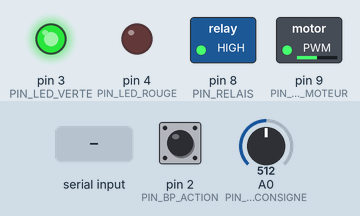
Recording of a sketch running on a simulated Arduino Nano, built with avr-gcc and run on an emulated ATmega328P. Shown: switched loads named in the sketch (green lamp = pin HIGH), output pins drawn as LEDs (lit = HIGH). Dashed ring = blinking. Inputs (shaded band) come from the test bench; at power-on: A0 (PIN_POT_CONSIGNE) = 512, pin 2 (PIN_BP_ACTION) HIGH. What the sketch prints to the serial monitor is not drawn.

Above: at 1.2 s.
1.3 s: A0 (PIN_POT_CONSIGNE) set to 66
At 2.5 s:
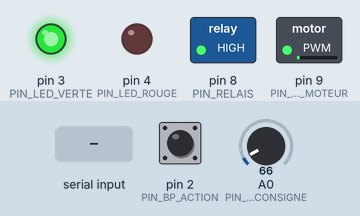
2.8 s: A0 (PIN_POT_CONSIGNE) set to 55
At 4.2 s:
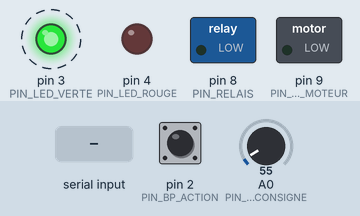
5.8 s: "A\n" received over Serial
At 5.94 s:
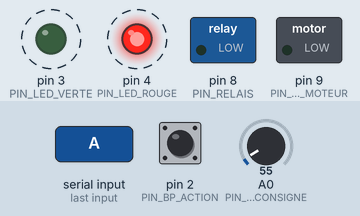
8.8 s: byte 83 ('S') received over Serial
At 9.0 s:
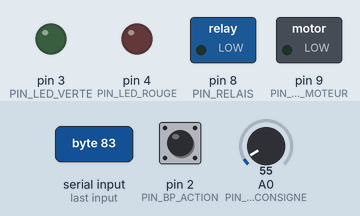
11.8 s: A0 (PIN_POT_CONSIGNE) set to 147
14.8 s: A0 (PIN_POT_CONSIGNE) set to 163
At 15.4 s:
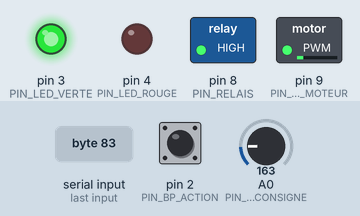
Timing chart, 0 to 17.3 s (numbered marks = the images above; inputs shaded):
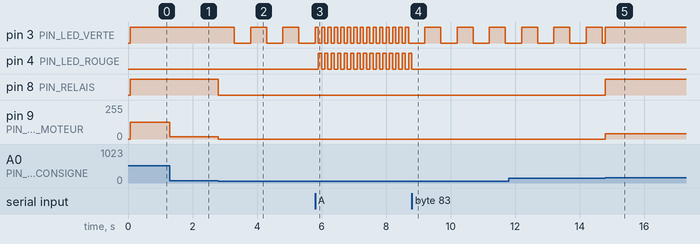

Measured:
- the behaviour switches between 62 and 61 on A0 (PIN_POT_CONSIGNE) (found by bisection; images 1 and 2)
- the behaviour switches between 153 and 154 on A0 (PIN_POT_CONSIGNE) (found by bisection; images 4 and 5)
- after the input at 1.3 s, pin 9 (PIN_PWM_MOTEUR): 127/255 → 16/255 at once
- after the input at 2.8 s, pin 3 (PIN_LED_VERTE): alternates HIGH for 0.50 s and LOW for 0.50 s, starting after 0.50 s; pin 8 (PIN_RELAIS): HIGH → LOW at once; pin 9 (PIN_PWM_MOTEUR): 16/255 → 0/255 at once
- after the input at 5.8 s, pin 3 (PIN_LED_VERTE), pin 4 (PIN_LED_ROUGE): alternates HIGH for 0.10 s and LOW for 0.10 s, starting after 0.10 s
- after the input at 8.8 s, pin 3 (PIN_LED_VERTE): alternates HIGH for 0.50 s and LOW for 0.50 s, starting after 0.40 s; pin 4 (PIN_LED_ROUGE): goes on until 8.8 s, then stays LOW
- after the input at 14.8 s, pin 8 (PIN_RELAIS): LOW → HIGH at once; pin 9 (PIN_PWM_MOTEUR): 0/255 → 40/255 at once

The sketch:

sketch_nano_synthese_complete.ino
```cpp
// ==============================================================================
// TP 9 : PICO-TO-NANO — Du MicroPython au Langage C Embarqué sur Arduino Nano
// Cible   : Arduino Nano v3 (ATmega328P — 16 MHz — Logique 5 V)
// Fichier : sketch_nano_synthese_complete.ino (CORRIGÉ ENSEIGNANT COMPLET)
//
// CONCEPTS MIS EN ŒUVRE :
// 1. Typage statique strict (<stdint.h> : uint8_t, int16_t, uint32_t) & sizeof()
// 2. Structures de contrôle (if/else, switch/case, for, while, do/while)
// 3. Fonctions avec typage de retour et passage par référence (&)
// 4. Machine à États Finis (FSM) énumérée (enum class) & multitâche millis()
// 5. Communication série bidirectionnelle formatée (HEX, BIN, DEC) & parsing
// ==============================================================================

#include <Arduino.h>

// --- AFFECTATION DES BROCHES ARDUINO NANO (BROCHAGE MATÉRIEL) ---
const uint8_t PIN_BP_ACTION   = 2;   // Entrée Bouton Poussoir (D2 / INT0 avec INPUT_PULLUP)
const uint8_t PIN_LED_VERTE   = 3;   // Sortie PWM / Témoin système prêt (D3)
const uint8_t PIN_LED_ROUGE   = 4;   // Sortie Tout-Ou-Rien / Alarme (D4)
const uint8_t PIN_RELAIS      = 8;   // Commande Relais Grove de puissance (D8)
const uint8_t PIN_PWM_MOTEUR  = 9;   // Sortie PWM Timer 1 hacheur TIP31C (D9 : 490 Hz)
const uint8_t PIN_POT_CONSIGNE = A0; // Entrée analogique CAN 10 bits (A0 : 0 à 1023)

// --- 1. DÉFINITION DE LA MACHINE À ÉTATS FINIS (FSM) EN C ÉNUMÉRÉ ---
enum class EtatSysteme : uint8_t {
    ARRET_SECURITE = 0,   // Moteur coupé, Relais ouvert, LED Rouge fixe
    VEILLE_ATTENTE = 1,   // Prêt, Relais ouvert, LED Verte clignotante lente
    MARCHE_ACTIVE  = 2,   // Relais fermé, PWM proportionnelle au potentiomètre
    ALARME_BLOCAGE = 3    // Défaut thermique / sabotage : clignotement rapide
};

// --- 2. VARIABLES GLOBALES AVEC TYPAGE STRICT & GESTION DU TEMPS ---
EtatSysteme etatCourant = EtatSysteme::VEILLE_ATTENTE;

uint32_t dateDerniereMesureMs = 0;   // uint32_t obligatoire pour stocker millis() !
uint32_t dateDernierClignotMs  = 0;
uint16_t compteurCycles        = 0;
uint8_t  consignePwmPct        = 0;   // 0 à 100 %

bool etatLedVerte = false;
bool demandeArretUrgence = false;

// --- 3. FONCTIONS UTILITAIRES : CALCUL DE LA RAM LIBRE (SRAM 2048 OCTETS) ---
int16_t calculerRamLibre() {
    extern int __heap_start, *__brkval;
    int v;
    return (int16_t) (&v - (__brkval == 0 ? (int) &__heap_start : (int) __brkval));
}

// --- 4. FONCTION AVEC RETOUR TYPÉ & PASSAGE DE PARAMÈTRE PAR RÉFÉRENCE (&) ---
// Note : en C, passer par référence '&' permet de modifier la variable d'origine
// sans allouer de mémoire supplémentaire, contrairement au passage par valeur !
float lireConsigneAnalogique(uint16_t &codeCanBrut, float tensionReference = 5.0f) {
    codeCanBrut = analogRead(PIN_POT_CONSIGNE); // CAN 10 bits : 0 à 1023
    float tensionVolts = (codeCanBrut / 1023.0f) * tensionReference;
    return tensionVolts; // Valeur renvoyée typée float (4 octets sur AVR)
}

// --- 5. ROUTINE D'INTERRUPTION MATÉRIELLE (ISR) SUR BOUTON D2 ---
void isrBoutonUrgence() {
    // Bouton câblé vers GND : front descendant = appui
    demandeArretUrgence = true;
}

// --- 6. PARSING DE COMMANDES SÉRIE SANS OBJET String (ÉCONOMIE SRAM) ---
void traiterCommandesSerie() {
    while (Serial.available() > 0) {
        char cmd = (char)Serial.read();

        switch (cmd) {
            case 'M': // Ordre de Marche
            case 'm':
                if (etatCourant == EtatSysteme::VEILLE_ATTENTE) {
                    etatCourant = EtatSysteme::MARCHE_ACTIVE;
                    Serial.println(F(">> [COMMANDE SÉRIE] Passage en mode MARCHE"));
                }
                break;

            case 'S': // Ordre de Stop / Arrêt
            case 's':
                etatCourant = EtatSysteme::VEILLE_ATTENTE;
                analogWrite(PIN_PWM_MOTEUR, 0);
                digitalWrite(PIN_RELAIS, LOW);
                Serial.println(F(">> [COMMANDE SÉRIE] Passage en mode VEILLE"));
                break;

            case 'A': // Déclenchement alarme de test
            case 'a':
                etatCourant = EtatSysteme::ALARME_BLOCAGE;
                analogWrite(PIN_PWM_MOTEUR, 0);
                digitalWrite(PIN_RELAIS, LOW);
                Serial.println(F(">> [COMMANDE SÉRIE] 🚨 ALARME MANUELLE DÉCLENCHÉE !"));
                break;

            case 'R': // Réarmement
            case 'r':
                etatCourant = EtatSysteme::VEILLE_ATTENTE;
                demandeArretUrgence = false;
                Serial.println(F(">> [COMMANDE SÉRIE] 🟢 Système réarmé avec succès"));
                break;

            case '?': // Rapport d'inspection mémoire
                Serial.println(F("--- BILAN MÉMOIRE ATmega328P ---"));
                Serial.print(F("SRAM Libre restante : "));
                Serial.print(calculerRamLibre());
                Serial.println(F(" octets sur 2048"));
                break;

            default:
                // Ignorer les retours chariots '\r' et sauts de ligne '\n'
                if (cmd != '\r' && cmd != '\n') {
                    Serial.print(F("Commande inconnue : '"));
                    Serial.print(cmd);
                    Serial.println(F("' (Tapez M, S, A, R ou ?)"));
                }
                break;
        }
    }
}

// ==============================================================================
// INITIALISATION DU SYSTÈME (setup) — ÉQUIVALENT AU CODE DE DÉMARRAGE PYTHON
// ==============================================================================
void setup() {
    // 1. Initialisation de la communication série à 115200 bauds
    Serial.begin(115200);
    while (!Serial && millis() < 3000); // Attente connexion moniteur série

    // 2. Configuration des entrées/sorties numériques
    pinMode(PIN_BP_ACTION, INPUT_PULLUP); // Résistance de tirage interne 20-50 kΩ
    pinMode(PIN_LED_VERTE, OUTPUT);
    pinMode(PIN_LED_ROUGE, OUTPUT);
    pinMode(PIN_RELAIS, OUTPUT);
    pinMode(PIN_PWM_MOTEUR, OUTPUT);

    // États de repos sécurisés
    digitalWrite(PIN_LED_VERTE, LOW);
    digitalWrite(PIN_LED_ROUGE, LOW);
    digitalWrite(PIN_RELAIS, LOW);
    analogWrite(PIN_PWM_MOTEUR, 0);

    // 3. Attachement de l'interruption externe INT0 (broche D2)
    attachInterrupt(digitalPinToInterrupt(PIN_BP_ACTION), isrBoutonUrgence, FALLING);

    // 4. Bannière d'accueil et diagnostic de démarrage
    Serial.println(F("=================================================================="));
    Serial.println(F("  TP 9 : PICO-TO-NANO — INITIATION AU LANGAGE C EMBARQUÉ"));
    Serial.println(F("  Architecture 8 bits AVR (ATmega328P — 16 MHz — Logique 5 V)"));
    Serial.println(F("=================================================================="));

    // Démonstration sizeof() des types primitifs
    Serial.println(F("TAILLES DES TYPES SUR CETTE ARCHITECTURE 8 BITS (sizeof) :"));
    Serial.print(F("  sizeof(bool)          = ")); Serial.print(sizeof(bool));          Serial.println(F(" octet"));
    Serial.print(F("  sizeof(char/uint8_t)  = ")); Serial.print(sizeof(uint8_t));       Serial.println(F(" octet  [0 .. 255]"));
    Serial.print(F("  sizeof(int/int16_t)   = ")); Serial.print(sizeof(int));           Serial.println(F(" octets [-32768 .. +32767] (SUR PICO = 4 !)"));
    Serial.print(F("  sizeof(long/uint32_t) = ")); Serial.print(sizeof(uint32_t));      Serial.println(F(" octets (requis pour millis)"));
    Serial.print(F("  sizeof(float)         = ")); Serial.print(sizeof(float));         Serial.println(F(" octets (simple précision IEEE 754)"));
    Serial.print(F("  sizeof(double)        = ")); Serial.print(sizeof(double));        Serial.println(F(" octets (SUR AVR DOUBLE = FLOAT = 4 OCTETS !)"));
    Serial.println(F("------------------------------------------------------------------"));
    Serial.println(F("Commandes console : M (Marche) | S (Stop) | A (Alarme) | R (Réarm) | ?"));
    Serial.println(F("=================================================================="));
}

// ==============================================================================
// BOUCLE PRINCIPALE PERPÉTUELLE (loop) — ÉQUIVALENT DU while True: EN PYTHON
// ==============================================================================
void loop() {
    uint32_t tempsActuelMs = millis();

    // --- 1. GESTION DES DEMANDES PRIORITAIRES DE L'ISR ---
    if (demandeArretUrgence && etatCourant != EtatSysteme::ARRET_SECURITE) {
        etatCourant = EtatSysteme::ARRET_SECURITE;
        analogWrite(PIN_PWM_MOTEUR, 0);
        digitalWrite(PIN_RELAIS, LOW);
        Serial.println(F("🚨 [ISR MATÉRIELLE] ARRÊT D'URGENCE COUP-DE-POING DÉCLENCHÉ !"));
    }

    // --- 2. TRAITEMENT DES ORDRES SUR LA CONSOLE SÉRIE ---
    traiterCommandesSerie();

    // --- 3. EXÉCUTION DE LA MACHINE À ÉTATS FINIS (FSM) ---
    uint16_t codeCan = 0;
    float tensionPot = lireConsigneAnalogique(codeCan); // Passage par référence de codeCan !

    switch (etatCourant) {
        case EtatSysteme::ARRET_SECURITE:
            digitalWrite(PIN_LED_ROUGE, HIGH);
            digitalWrite(PIN_LED_VERTE, LOW);
            digitalWrite(PIN_RELAIS, LOW);
            analogWrite(PIN_PWM_MOTEUR, 0);
            consignePwmPct = 0;
            // Réarmement possible par frappe de 'R' sur la console ou double appui
            break;

        case EtatSysteme::VEILLE_ATTENTE:
            digitalWrite(PIN_LED_ROUGE, LOW);
            digitalWrite(PIN_RELAIS, LOW);
            analogWrite(PIN_PWM_MOTEUR, 0);
            consignePwmPct = 0;

            // Clignotement lent de la LED verte (période 1000 ms -> bascule toutes les 500 ms)
            if (tempsActuelMs - dateDernierClignotMs >= 500) {
                dateDernierClignotMs = tempsActuelMs;
                etatLedVerte = !etatLedVerte;
                digitalWrite(PIN_LED_VERTE, etatLedVerte ? HIGH : LOW);
            }

            // Transition automatique en MARCHE si potentiomètre > 15 %
            if (tensionPot >= 0.75f) {
                etatCourant = EtatSysteme::MARCHE_ACTIVE;
                Serial.println(F(">> [TRANSITION FSM] Seuil franchi -> Passage en MARCHE"));
            }
            break;

        case EtatSysteme::MARCHE_ACTIVE:
            digitalWrite(PIN_LED_ROUGE, LOW);
            digitalWrite(PIN_LED_VERTE, HIGH); // Verte fixe
            digitalWrite(PIN_RELAIS, HIGH);    // Contacteur puissance fermé

            // Calcul du rapport PWM (0 à 255) proportionnel à la tension (0 à 5V)
            consignePwmPct = (uint8_t)((tensionPot / 5.0f) * 100.0f);
            {
                uint8_t valeurPwm8b = (uint8_t)map(codeCan, 0, 1023, 0, 255);
                analogWrite(PIN_PWM_MOTEUR, valeurPwm8b);
            }

            // Retour en veille si potentiomètre ramené sous 0.3 V
            if (tensionPot < 0.30f) {
                etatCourant = EtatSysteme::VEILLE_ATTENTE;
                Serial.println(F(">> [TRANSITION FSM] Potentiomètre à 0 -> Retour en VEILLE"));
            }
            break;

        case EtatSysteme::ALARME_BLOCAGE:
            digitalWrite(PIN_RELAIS, LOW);
            analogWrite(PIN_PWM_MOTEUR, 0);
            consignePwmPct = 0;

            // Clignotement rapide en opposition de phase des deux LEDs (100 ms)
            if (tempsActuelMs - dateDernierClignotMs >= 100) {
                dateDernierClignotMs = tempsActuelMs;
                etatLedVerte = !etatLedVerte;
                digitalWrite(PIN_LED_VERTE, etatLedVerte ? HIGH : LOW);
                digitalWrite(PIN_LED_ROUGE, etatLedVerte ? LOW : HIGH);
            }
            break;
    }

    // --- 4. TÂCHE PÉRIODIQUE NON BLOQUANTE (ÉMISSION TÉLÉMÉTRIE TOUTES LES 500 MS) ---
    if (tempsActuelMs - dateDerniereMesureMs >= 500) {
        dateDerniereMesureMs = tempsActuelMs;
        compteurCycles++;

        // Affichage formaté démontrant les différents modificateurs de Serial.print()
        Serial.print(F("[#"));
        if (compteurCycles < 10) Serial.print('0');
        Serial.print(compteurCycles);
        Serial.print(F(" | "));
        Serial.print(tempsActuelMs / 1000.0f, 2);
        Serial.print(F("s] "));

        // Affichage de l'état
        Serial.print(F("État: "));
        switch (etatCourant) {
            case EtatSysteme::ARRET_SECURITE: Serial.print(F("ARRÊT ")); break;
            case EtatSysteme::VEILLE_ATTENTE: Serial.print(F("VEILLE")); break;
            case EtatSysteme::MARCHE_ACTIVE:  Serial.print(F("MARCHE")); break;
            case EtatSysteme::ALARME_BLOCAGE: Serial.print(F("ALARME")); break;
        }

        // Télémétrie analogique
        Serial.print(F(" | A0: "));
        Serial.print(codeCan);
        Serial.print(F("/1023 ("));
        Serial.print(tensionPot, 2);
        Serial.print(F("V) | PWM: "));
        Serial.print(consignePwmPct);
        Serial.print(F("% | RAM: "));
        Serial.print(calculerRamLibre());
        Serial.println(F("o"));
    }
}
```
